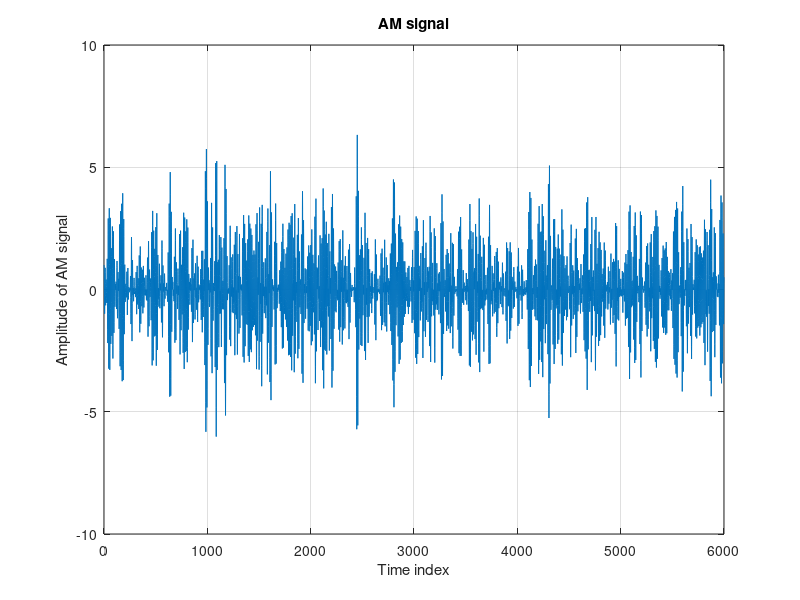
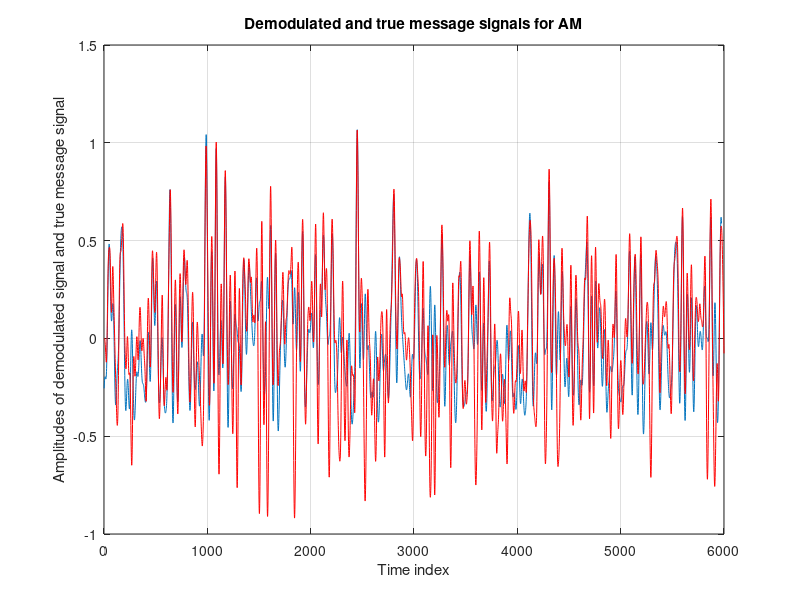

These charts were generated, in order, by the following MATLAB code:
%
% LINMOD2
% A MATLAB script to generate AM, DSB-SC, QAM, SSB, SSB+C, VSB, and VSB+C
% signals, then demodulate them to get back the message signal.
% In this script 7 schemes of linear (amplitude) modulation are considered:
% AM, DSB-SC, QAM, SSB (or SSB-SC), SSB+C, VSB (or VSB-SC), and VSB+C.
% Two types of message signals are considered: random and sinusoid.
% DSB-SC, QAM, SSB, and VSB signals are demodulated coherently whereas
% AM, SSB+C, and VSB+C signals are demodulated non-coherently using 
% envelope detection.
% Two plots are given at the end: Figure(1) gives the modulated signal
% and Figure(2) gives both the demodulated signal and the true message signal.
% The demodulated and true message signals are plotted together for
% comparison purpose.
%
% Date: 09-25-2002
% Updated: 10-06-2002
%          10-18-2002
% ECE Dept., CU Boulder.
% Course: ECEN 4242
% Instructor: Belkacem Derras
%
Flag = menu('Choose modulation method','AM','DSB-SC','QAM','SSB','SSB+C','VSB','VSB+C');
N = 6000;    % number of data points. This number can be changed.
fc = 1e3;    % carrier frequency in Hz
fs = 1e4;    % sampling frequency in Hz
M = menu('Select type of message signal','Random', 'Sinusoid');
fm = 100;    % frequency (Hz) of message signal. Used for sinusoid case.
if M==1
   u = sqrt(2)*randn(N,1);       % random Gaussian noise
else
   u = cos(2*pi*fm*(0:N-1)/fs);  % sinusoid
end
u = u(:);
wcut = 0.05;    % normalized cutoff frequency for LPF
P = 5;          % order of LPF
if Flag == 1    % AM Modulation and Demodulation
   mu = input('Enter the modulation index 0<=mu<=1:  ');
   %
   % Modulation (generation of AM signal)
   %
   [B,A] = butter(P,wcut);    % low-pass Butterworth filter of order P
                            % and normalized cutoff frequency wcut.
   m = filter(B,A,u);       % filtering white noise to get correlated
                            % message signal with normalized bandwidth wcut.                         
   e = (ones(size(m)) + mu*m)';     % envelope of AM signal
   s = e.*cos(2*pi*fc*(0:N-1)/fs);  % AM signal
   figure(1)
   plot(s), grid
   xlabel('Time index')
   ylabel('Amplitude of AM signal')
   title('AM signal')           
   %
   % Demodulation (Envelope detection) of AM signal
   %
   y = filter(B,A,abs(s));  % applying low pass filter with normalized 
                       % cutoff frequency wcut, which represents
                       % the bandwidth of the message signal.
                       % the signal y represents the detected envelope
                       % which contains the message signal and a DC
                       % component.                    
                                           
   y = y - mean(y);    % filter the DC component
   y = 2*y/mu; 
   [gd,W] = grpdelay(B,A,N);
   Lgd = length(gd);
   gd = gd(1:Lgd-50);
   index = find(gd == max(gd));
   delay = round(mean(gd(1:index)));   % average delay introduced by the filter
   figure(2)
   plot(y(1+delay:end)), grid
   hold
   plot(m,'r')
   xlabel('Time index')
   ylabel('Amplitudes of demodulated signal and true message signal')
   title('Demodulated and true message signals for AM')           
elseif Flag == 2    % DSB-SC Modulation and Demodulation
   %
   % Modulation (generation) of DSB-SC signal
   %
   [B,A] = butter(P,wcut);    % low-pass Butterworth filter of order P
                            % and normalized cutoff frequency wcut.
   m = filter(B,A,u);       % filtering white noise to get correlated
                            % message signal with normalized bandwidth wcut.                        
   s = m'.*cos(2*pi*fc*(0:N-1)/fs);   % DSB-SC signal
   figure(1)
   plot(s), grid
   xlabel('Time index')
   ylabel('Amplitude of DSB-SC signal')
   title('DSB-SC signal')           
   %
   % Demodulation (Coherent detection) of DSB-SC signal
   %
   r = 2*s.*cos(2*pi*fc*(0:N-1)/fs);    % multiply received signal s
                                        % by the carrier at the receiver.
  
   y = filter(B,A,r);    % apply a low pass filter to the signal r.
                         % y represents the demodulated (message) signal
                         
   [gd,W] = grpdelay(B,A,N);
   Lgd = length(gd);
   gd = gd(1:Lgd-50);
   index = find(gd == max(gd)); 
   delay = round(mean(gd(1:index)));   % average delay introduced by the filter                   
   figure(2)
   plot(y(1+delay:end)),grid
   hold
   plot(m,'r')
   xlabel('Time index')
   ylabel('Amplitudes of demodulated and true message signals')
   title('Demodulated and true message signals for DSB-SC')                      
elseif Flag == 3   % QAM Modulation and Demodulation
	[B,A] = butter(P,wcut);   % low-pass Butterworth filter of order P
                            % and normalized cutoff frequency wcut.
    m1 = filter(B,A,u);     % filtering white noise to get correlated first
                            % message signal m1(t) with normalized bandwidth wcut. 
	if M==1
       u2 = sqrt(2)*randn(N,1);  % random Gaussian noise
    else
       u2 = cos(2*pi*2*fm*(0:N-1)/fs);   % tone generation with frequency 2fm.
    end
    u2 = u2(:);
	m2 = filter(B,A,u2);      % filtering white noise to get correlated second
                              % message signal m2(t) with normalized bandwidth wcut. 
    %
    % Modulation (generation of QAM signal)
    %
    
    % QAM signal 
    s = m1'.*cos(2*pi*fc*(0:N-1)/fs) + m2'.*sin(2*pi*fc*(0:N-1)/fs);
	figure(1)
    plot(s), grid
    xlabel('Time index')
    ylabel('Amplitude of QAM signal')
    title('QAM signal')           
    %
    % Demodulation (Coherent detection) of QAM signal
    %
    r1 = 2*s.*cos(2*pi*fc*(0:N-1)/fs);  % multiply received signal s
                                       % by the carrier cos(2*pi*fc*t) at the receiver.
    y1 = filter(B,A,r1);    % apply a low pass filter to the signal r1.
                            % y1 represents the demodulated (message) signal
    
    r2 = 2*s.*sin(2*pi*fc*(0:N-1)/fs);  % multiply received signal s
                                        % by the carrier sin(2*pi*fc*t) at the receiver.
  
    y2 = filter(B,A,r2);    % apply a low pass filter to the signal r2.
                            % y2 represents the demodulated (message) signal                    
    [gd,W] = grpdelay(B,A,N);
	Lgd = length(gd);
    gd = gd(1:Lgd-50);
    index = find(gd == max(gd));
    delay = round(mean(gd(1:index)));   % average delay introduced by the filter              
    figure(2)
    plot(y1(1+delay:end)),grid
    hold
	plot(m1,'r')
    xlabel('Time index')
    ylabel('Amplitudes of demodulated and true message signals')
    title('Demodulated and true message signals (m_1(t)) for QAM')
    figure(3)
    plot(y2(1+delay:end)),grid
    hold
	plot(m2,'r')
    xlabel('Time index')
    ylabel('Amplitudes of demodulated and true message signals')
    title('Demodulated and true message signals (m_2(t)) for QAM')
elseif Flag == 4      % SSB case
   Band = menu('Choose side band','USB','LSB');
   %
   % Modulation (generation) of SSB signal
   %
   [B,A] = butter(P,wcut);    % low-pass Butterworth filter of order P
                              % and normalized cutoff frequency wcut.
   m = filter(B,A,u);         % filtering white noise to get correlated
                              % message signal with normalized bandwidth wcut. 
   mhat = imag(hilbert(m));	  % Hilbet transform
   %
   % SSB signal generation
   %
   if Band == 1
      s = m'.*cos(2*pi*fc*(0:N-1)/fs) - mhat'.*sin(2*pi*fc*(0:N-1)/fs);   
   else
	  s = m'.*cos(2*pi*fc*(0:N-1)/fs) + mhat'.*sin(2*pi*fc*(0:N-1)/fs); 
   end	  
   figure(1)
   plot(s), grid
   xlabel('Time index')
   ylabel('Amplitude of SSB signal')
   title('SSB signal')           
   %
   % Demodulation (Coherent detection) of SSB signal
   %
   r = 2*s.*cos(2*pi*fc*(0:N-1)/fs);    % multiply received signal s
                                        % by the carrier at the receiver.
  
   y = filter(B,A,r);    % apply a low pass filter to the signal r.
                         % y represents the demodulated (message) signal                    
   [gd,W] = grpdelay(B,A,N);
   Lgd = length(gd);
   gd = gd(1:Lgd-50);
   index = find(gd == max(gd));
   delay = round(mean(gd(1:index)));   % average delay introduced by the filter                 
   figure(2)
   plot(y(1+delay:end)),grid
   hold
   plot(m,'r')
   xlabel('Time index')
   ylabel('Amplitudes of demodulated and true message signals')
   title('Demodulated and true message signals for SSB')                      
elseif Flag == 5     % SSB+C case
   Band = menu('Choose side band','USB','LSB');
   mu = input('Enter the modulation index 0<=mu<=1:  ');
   %
   % Modulation (generation) of SSB signal
   %
   [B,A] = butter(P,wcut);    % low-pass Butterworth filter of order P
                              % and normalized cutoff frequency wcut.
   m = filter(B,A,u);         % filtering white noise to get correlated
                              % message signal with normalized bandwidth wcut.  
   mhat = imag(hilbert(m));	  % Hilbet transform
   %
   % SSB+C signal generation
   %
   Ac = sqrt(max(abs(m))^2 + max(abs(mhat))^2)/mu;
   c = Ac*cos(2*pi*fc*(0:N-1)/fs);
   if Band == 0
      s = c + m'.*cos(2*pi*fc*(0:N-1)/fs) - mhat'.*sin(2*pi*fc*(0:N-1)/fs);   
   else
	  s = c + m'.*cos(2*pi*fc*(0:N-1)/fs) + mhat'.*sin(2*pi*fc*(0:N-1)/fs); 
   end	  
   figure(1)
   plot(s), grid
   xlabel('Time index')
   ylabel('Amplitude of SSB+C signal')
   title('SSB+C signal')           
   %
   % Demodulation (Non-coherent detection) of SSB+C signal
   %
   y = filter(B,A,abs(s));  % applying low pass filter with normalized 
                       % cutoff frequency wcut, which represents
                       % the bandwidth of the message signal.
                       % the signal y represents the detected envelope
                       % which contains the message signal and a DC
                       % component.                                                           
   y = y - mean(y);    % filter the DC component
   y = 2*y/mu;                  
   [gd,W] = grpdelay(B,A,N);
   Lgd = length(gd);
   gd = gd(1:Lgd-50);
   index = find(gd == max(gd));
   delay = round(mean(gd(1:index)));   % average delay introduced by the filter               
   figure(2)
   plot(y(1+delay:end)),grid
   hold
   plot(m,'r')
   xlabel('Time index')
   ylabel('Amplitudes of demodulated and true message signals')
   title('Demodulated and true message signals for SSB+C') 
elseif Flag == 6      % VSB case
   Band = menu('Choose side band','USB','LSB');
   %
   % Modulation (generation) of VSB signal
   %
   [B,A] = butter(P,wcut);    % low-pass Butterworth filter of order P
                              % and normalized cutoff frequency wcut.
   m = filter(B,A,u);         % filtering white noise to get correlated
                              % message signal with normalized bandwidth wcut. 
   wc = 2*fc/fs;      % carrier frequency in normalized radians/second							  
   wv = 0.25*wcut;    % normalized residual bandwidth
   NN = 512;          % number of frequency response samples of VSB filter
   if Band == 0
      n0 = round(NN*(wc - wv));  % number of data points below wc - wv
      n1 = round(NN*(2*wv));     % number of data points within the bandwidth 
	                             % [wc-wv, wc+wv]
	  vn1 = (0:n1-1)/n1;         % samples of the ramp
	  vn1 = vn1(:);
      n2 = round(NN*(wcut-wv));  % number of data points within the bandwidth
	                             % [wc+wv,wc+wcut]
      n3 = NN - round(NN*(wc+wcut));  % number of data points above wc + wcut
	  Hi = [zeros(n0,1); vn1; ones(n2,1); zeros(n3,1)];   % frequency response
	                                                      % of VSB filter
   else  
	  n0 = round(NN*(wc-wcut));   % number of data points below wc - wcut
	  n1 = round(NN*(wcut-wv));   % number of data points within the bandwidth
	                              % [wc-wcut, wc-wv]
      n2 = round(NN*(2*wv));      % number of data points within the bandwidth
	                              % [wc-wv, wc+wv]
      vn2 = 1 - (0:n2-1)/n2;
	  vn2 = vn2(:);
      n3 = NN - round(NN*(wc+wv));  % number of data points above wc + wv
	  Hi = [zeros(n0,1); ones(n1,1); vn2; zeros(n3,1)];
   end	                             
   hi = 2*real(ifft(Hi));         % impulse response of VSB filter
   hi = ifftshift(hi);            % shift hi to have symmetrical form
   hi = hi((NN/2)-100:(NN/2)+100);
   %
   % VSB signal generation
   %
   phi = m'.*cos(2*pi*fc*(0:N-1)/fs);
   s = filter(hi,[1],phi);
   figure(1)
   plot(s), grid
   xlabel('Time index')
   ylabel('Amplitude of VSB signal')
   title('VSB signal')           
   %
   % Demodulation (Coherent detection) of VSB signal
   %
   r = 2*s.*cos(2*pi*fc*(0:N-1)/fs);    % multiply received signal s
                                        % by the carrier at the receiver.
   ncut = round(NN*wcut);    % number of data points within the baseband wcut
   nv = round(NN*wv);        % number of data points within the residual bandwidth
   % frequency response of lowpass filter.                            
   H0 = [2*ones(nv,1); ones(ncut-nv,1); zeros(NN-ncut,1)];  
   h0 = 2*real(ifft(H0));    % impulse response of lowpass filter H0
   h0 = ifftshift(h0);
   h0 = h0((NN/2)-100:(NN/2)+100);   % limit the impulse response to the interval where
                             % it has significant values.
   y = filter(h0,[1],r);     % apply a low pass filter to the signal r.
                             % y represents the demodulated (message) signal						
   y = y/max(abs(y));                      
   S = xcov(y,m);
   index = find(S == max(S));
   delay = index - (length(S)+1)/2;
   delay = abs(delay);
   figure(2)
   plot(y(1+delay:end)),grid
   hold
   plot(m,'r')
   xlabel('Time index')
   ylabel('Amplitudes of demodulated and true message signals')
   title('Demodulated and true message signals for VSB')
elseif Flag == 7    % VSB+C case
   Band = menu('Choose side band','USB','LSB');
   mu = input('Enter the modulation index 0<=mu<=1:  ');
   %
   % Modulation (generation) of VSB signal
   %
   [B,A] = butter(P,wcut);    % low-pass Butterworth filter of order P
                              % and normalized cutoff frequency wcut.
   m = filter(B,A,u);         % filtering white noise to get correlated
                              % message signal with normalized bandwidth wcut. 
   wc = 2*fc/fs;   % carrier frequency in normalized radians/second							  
   wv = 0.25*wcut;    % residual bandwidth
   NN = 512;
   nc = round(NN*wc);
   nv = round(NN*wv);
   ncut = round(NN*wcut);
   if Band == 0
      n0 = round(NN*(wc - wv));   % number of data points below wc - wv
      n1 = round(NN*(2*wv));      % number of data points within the bandwidth 
	                              % [wc-wv, wc+wv]
      vn1 = (0:n1-1)/n1;
	  vn1 = vn1(:);
      n2 = round(NN*(wcut-wv));    % number of data points within the bandwidth
	                               % [wc+wv,wc+wcut]
      n3 = NN - round(NN*(wc+wcut));  % number of data points above wc + wcut
	  Hi = [zeros(n0,1); vn1; ones(n2,1); zeros(n3,1)];
   else  
	  n0 = round(NN*(wc - wcut));   % number of data points below wc - wcut
	  n1 = round(NN*(wcut-wv));     % number of data points within the bandwidth
	                                % [wc-wcut,wc-wv]
      n2 = round(NN*(2*wv));        % number of data points within the bandwidth
	                                % [wc-wv, wc+wv]
      vn2 = 1 - (0:n2-1)/n2;
	  vn2 = vn2(:);
      n3 = NN - round(NN*(wc+wv));  % number of data points above wc + wv
	  Hi = [zeros(n0,1); ones(n1,1); vn2; zeros(n3,1)];
   end	                             
   hi = 2*real(ifft(Hi));   % impulse response of VSB filter
   hi = ifftshift(hi);
   hi = hi((NN/2)-100:(NN/2)+100);  % limit the impulse response to the interval where
   %                                  it has significant values.
   % VSB+C signal generation
   %
   phi = m'.*cos(2*pi*fc*(0:N-1)/fs);    % DSB-SC modulation
   s = filter(hi,[1],phi);               % VSB filtering
   s = s/max(abs(s));
   Ac = 1/mu;              % carrier amplitude
   c = Ac*cos(2*pi*fc*(0:N-1)/fs);       % carrier signal
   s = s + c;       % VSB signal plus carrier
   figure(1)
   plot(s), grid
   xlabel('Time index')
   ylabel('Amplitude of VSB+C signal')
   title('VSB+C signal')           
   %
   % Demodulation (Non-coherent detection) of VSB+C signal
   %
   y = filter(B,A,abs(s));  % applying low pass filter with normalized 
                       % cutoff frequency wcut, which represents
                       % the bandwidth of the message signal.
                       % the signal y represents the detected envelope
                       % which contains the message signal and a DC
                       % component.
   y = y - mean(y);    % filter the DC component
   S = xcov(y,m);
   index = find(S == max(S));
   delay = index - (length(S)+1)/2;  % obtain the dealy between y and m
   delay = abs(delay);
   y = y(1+delay:end); 
   y = y/max(abs(y));
   figure(2)
   plot(y),grid
   hold
   plot(m,'r')
   xlabel('Time index')
   ylabel('Amplitudes of demodulated and true message signals')
   title('Demodulated and true message signals for VSB+C') 
else	
   disp('Do nothing');
end